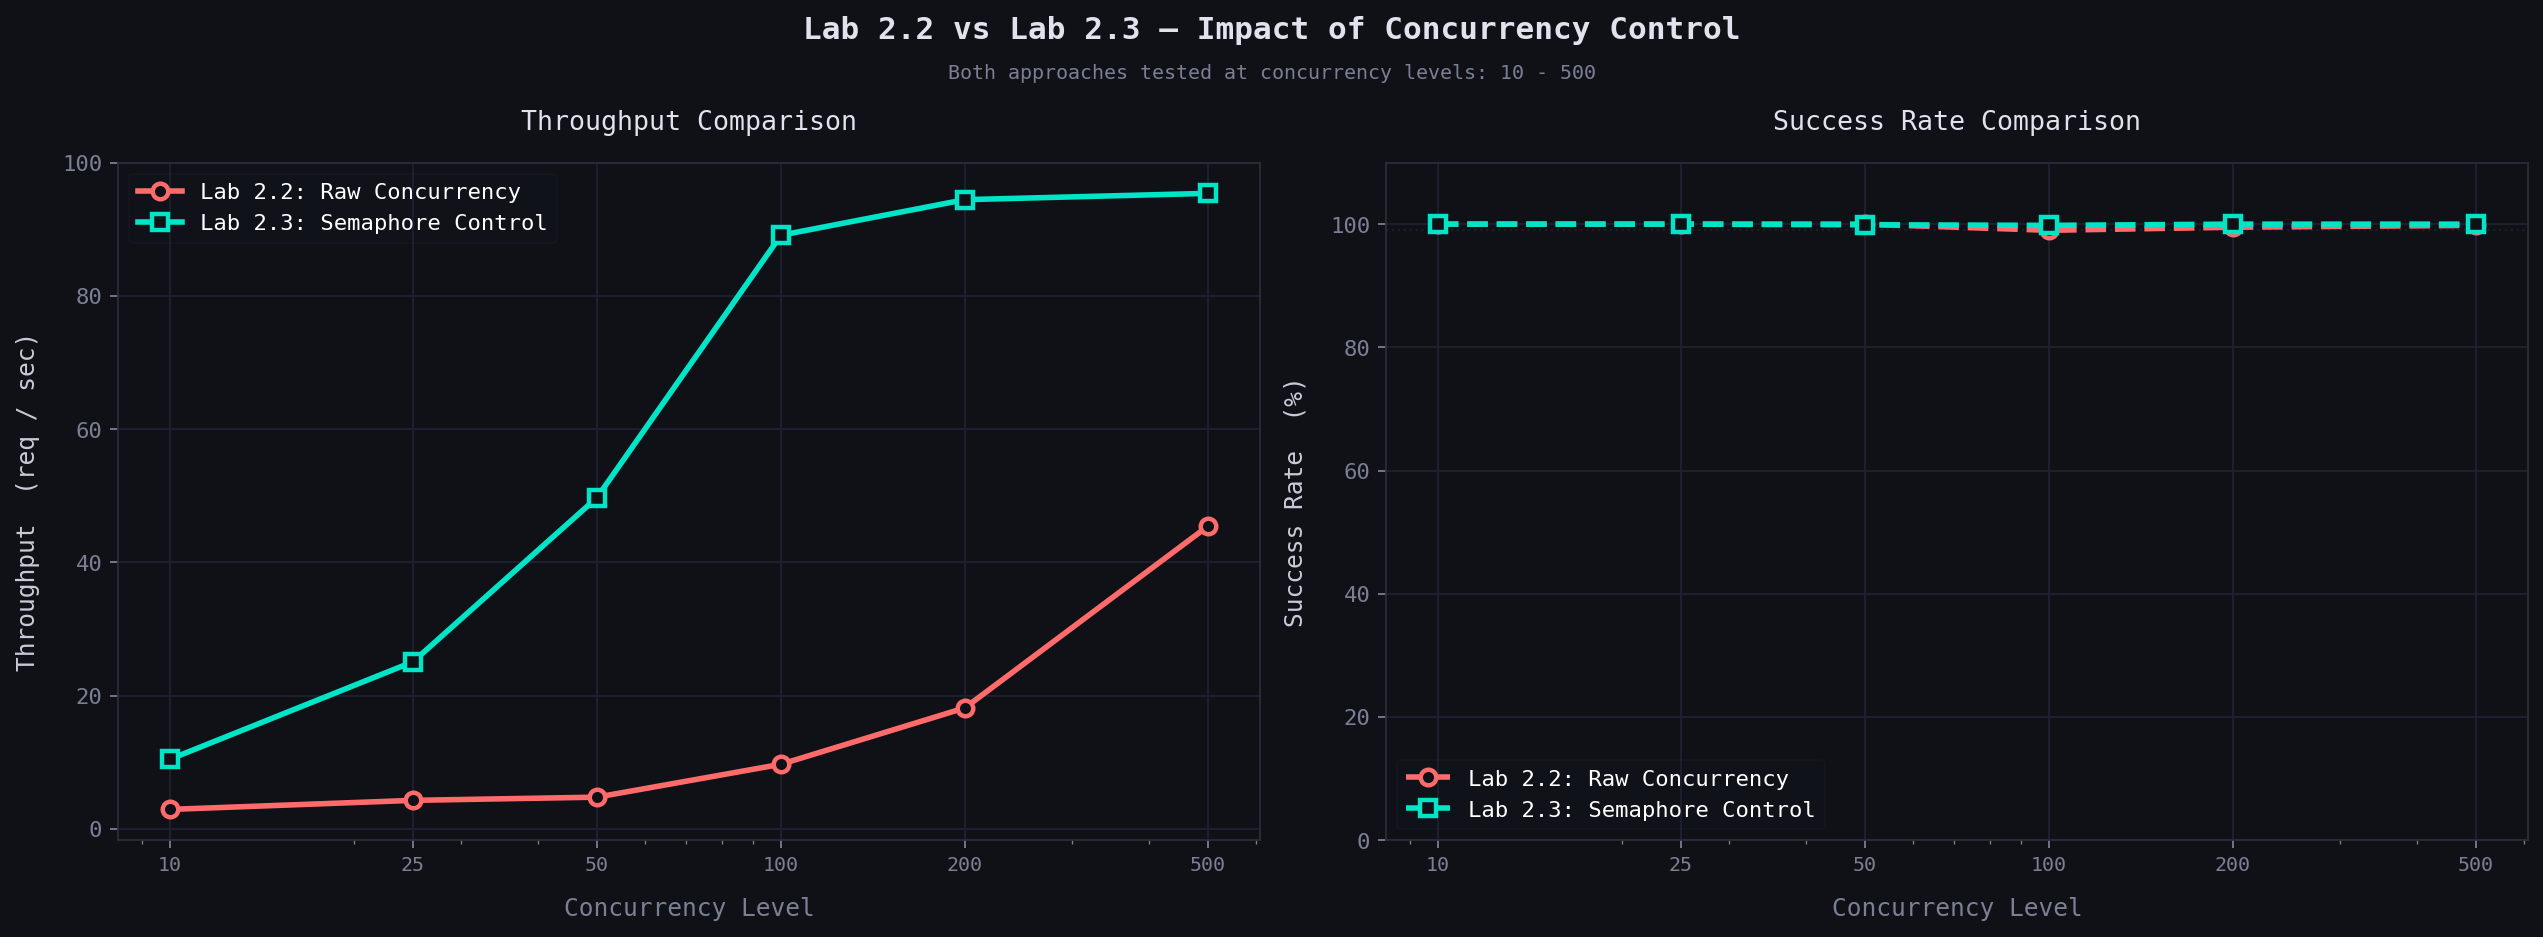

Python code for this plot:
"""
Lab 2.3 Comparison Script
Compares raw concurrency (Lab 2.2) vs semaphore-controlled concurrency (Lab 2.3)
to show the benefits of controlled concurrency at scale.
"""

import json
import matplotlib.pyplot as plt
import matplotlib.ticker as ticker


def load_benchmarks():
    """Load both lab 2.2 and lab 2.3 benchmark results"""
    
    # Load Lab 2.2 (raw concurrency)
    with open("./benchmarks/lab_2.2_concurrency_trap_benchmarks.json", "r") as f:
        lab_2_2 = json.load(f)
    
    # Load Lab 2.3 (semaphore-controlled)
    with open("./benchmarks/lab_2.3_controlled_concurrency_benchmarks.json", "r") as f:
        lab_2_3 = json.load(f)
    
    return lab_2_2, lab_2_3


def plot_comparison(lab_2_2, lab_2_3):
    """
    Compare Lab 2.2 (raw concurrency) vs Lab 2.3 (semaphore control)
    
    Lab 2.2 format:
    {
        "concurrency": 100,
        "throughput_rps": 24.3,
        "response_time_seconds": 4.11,
        "success_count": 99,
        "success_percentage": 99.0
    }
    
    Lab 2.3 format:
    {
        "Sem Limit": 100,
        "Time": 10.8,
        "Throuput": 92.61,
        "Success_rate": "999/1000 (99.9%)"
    }
    """
    
    # ── Extract Lab 2.2 data ──────────────────────────────────────────────────
    conc_2_2 = [d["concurrency"] for d in lab_2_2]
    throughput_2_2 = [d["throughput_rps"] for d in lab_2_2]
    success_2_2 = [d["success_percentage"] for d in lab_2_2]
    
    # ── Extract Lab 2.3 data ──────────────────────────────────────────────────
    conc_2_3 = [d["Sem Limit"] for d in lab_2_3]
    throughput_2_3 = [d["Throuput"] for d in lab_2_3]
    
    # Parse success rate from "999/1000 (99.9%)" format
    success_2_3 = []
    for d in lab_2_3:
        rate_str = d["Success_rate"]
        percent_part = rate_str.split("(")[1].split("%")[0]
        success_2_3.append(float(percent_part))
    
    # ── Determine common concurrency levels for fair comparison ───────────────
    # We'll only plot points where both labs tested the same concurrency
    common_levels = sorted(set(conc_2_2) & set(conc_2_3))
    
    # Filter data to common levels
    def filter_by_concurrency(conc_list, data_list, target_levels):
        return [data_list[conc_list.index(c)] for c in target_levels if c in conc_list]
    
    throughput_2_2_filtered = filter_by_concurrency(conc_2_2, throughput_2_2, common_levels)
    success_2_2_filtered = filter_by_concurrency(conc_2_2, success_2_2, common_levels)
    throughput_2_3_filtered = filter_by_concurrency(conc_2_3, throughput_2_3, common_levels)
    success_2_3_filtered = filter_by_concurrency(conc_2_3, success_2_3, common_levels)
    
    # ── Style ─────────────────────────────────────────────────────────────────
    plt.rcParams.update({
        "figure.facecolor": "#0f1117",
        "axes.facecolor":   "#0f1117",
        "axes.edgecolor":   "#2a2d3a",
        "axes.labelcolor":  "#c8ccd8",
        "axes.grid":        True,
        "grid.color":       "#1e2130",
        "grid.linewidth":   0.8,
        "xtick.color":      "#7a7f94",
        "ytick.color":      "#7a7f94",
        "text.color":       "#c8ccd8",
        "font.family":      "monospace",
    })
    
    RAW_COLOR = "#ff6b6b"      # Red for raw/uncontrolled
    SEM_COLOR = "#00e5c7"      # Teal for semaphore-controlled
    SUCCESS_COLOR = "#a78bfa"  # Purple for success rate
    
    # ── Figure ────────────────────────────────────────────────────────────────
    fig, (ax1, ax2) = plt.subplots(1, 2, figsize=(16, 6))
    fig.patch.set_facecolor("#0f1117")
    
    # ══════════════════════════════════════════════════════════════════════════
    # LEFT PLOT: Throughput Comparison
    # ══════════════════════════════════════════════════════════════════════════
    
    # Lab 2.2 (Raw concurrency)
    ax1.plot(
        common_levels, throughput_2_2_filtered,
        color=RAW_COLOR, linewidth=2.5, zorder=3,
        marker="o", markersize=7,
        markerfacecolor="#0f1117", markeredgecolor=RAW_COLOR, markeredgewidth=2,
        label="Lab 2.2: Raw Concurrency",
    )
    
    # Lab 2.3 (Semaphore-controlled)
    ax1.plot(
        common_levels, throughput_2_3_filtered,
        color=SEM_COLOR, linewidth=2.5, zorder=3,
        marker="s", markersize=7,
        markerfacecolor="#0f1117", markeredgecolor=SEM_COLOR, markeredgewidth=2,
        label="Lab 2.3: Semaphore Control",
    )
    
    ax1.set_xlabel("Concurrency Level", fontsize=11, labelpad=10, color="#7a7f94")
    ax1.set_ylabel("Throughput  (req / sec)", fontsize=11, labelpad=10, color="#c8ccd8")
    ax1.set_xscale("log")
    ax1.xaxis.set_major_formatter(ticker.ScalarFormatter())
    ax1.set_xticks(common_levels)
    ax1.tick_params(axis="x", labelsize=9)
    ax1.legend(loc="upper left", framealpha=0.15, facecolor="#1a1d26", 
               edgecolor="#2a2d3a", fontsize=10, labelcolor="white")
    ax1.set_title("Throughput Comparison", fontsize=12, color="#e0e3ed", pad=15)
    
    # ══════════════════════════════════════════════════════════════════════════
    # RIGHT PLOT: Success Rate Comparison
    # ══════════════════════════════════════════════════════════════════════════
    
    # Lab 2.2 (Raw concurrency)
    ax2.plot(
        common_levels, success_2_2_filtered,
        color=RAW_COLOR, linewidth=2.5, linestyle="--", zorder=3,
        marker="o", markersize=7,
        markerfacecolor="#0f1117", markeredgecolor=RAW_COLOR, markeredgewidth=2,
        label="Lab 2.2: Raw Concurrency",
    )
    
    # Lab 2.3 (Semaphore-controlled)
    ax2.plot(
        common_levels, success_2_3_filtered,
        color=SEM_COLOR, linewidth=2.5, linestyle="--", zorder=3,
        marker="s", markersize=7,
        markerfacecolor="#0f1117", markeredgecolor=SEM_COLOR, markeredgewidth=2,
        label="Lab 2.3: Semaphore Control",
    )
    
    ax2.set_xlabel("Concurrency Level", fontsize=11, labelpad=10, color="#7a7f94")
    ax2.set_ylabel("Success Rate  (%)", fontsize=11, labelpad=10, color="#c8ccd8")
    ax2.set_xscale("log")
    ax2.xaxis.set_major_formatter(ticker.ScalarFormatter())
    ax2.set_xticks(common_levels)
    ax2.tick_params(axis="x", labelsize=9)
    ax2.set_ylim(0, 110)
    ax2.axhline(y=99, color="#2a2d3a", linewidth=1, linestyle=":", zorder=0, alpha=0.5)
    ax2.legend(loc="lower left", framealpha=0.15, facecolor="#1a1d26",
               edgecolor="#2a2d3a", fontsize=10, labelcolor="white")
    ax2.set_title("Success Rate Comparison", fontsize=12, color="#e0e3ed", pad=15)
    
    # Annotate the cliff in Lab 2.2 (if it exists in common levels)
    cliff_points = [(c, s) for c, s in zip(common_levels, success_2_2_filtered) if s < 99]
    if cliff_points:
        cliff_c, cliff_s = cliff_points[0]  # First drop below 99%
        ax2.annotate(
            f"Raw cliff: {cliff_s:.1f}%",
            xy=(cliff_c, cliff_s),
            xytext=(cliff_c * 0.3, cliff_s - 15),
            textcoords="data",
            fontsize=9, color=RAW_COLOR,
            arrowprops=dict(arrowstyle="->", color=RAW_COLOR, lw=1.5),
            bbox=dict(boxstyle="round,pad=0.4", facecolor="#1a1d26", 
                     edgecolor=RAW_COLOR, alpha=0.9),
        )
    
    # ── Overall title & insight ───────────────────────────────────────────────
    # Calculate key insight
    max_stable_2_2 = max([c for c, s in zip(common_levels, success_2_2_filtered) if s >= 99], default=0)
    max_stable_2_3 = max([c for c, s in zip(common_levels, success_2_3_filtered) if s >= 99], default=0)
    
    if max_stable_2_3 > max_stable_2_2:
        improvement = f"Semaphore control maintains stability up to {max_stable_2_3} concurrent requests  ·  Raw concurrency fails at {max_stable_2_2}"
    else:
        improvement = f"Both approaches tested at concurrency levels: {min(common_levels)} - {max(common_levels)}"
    
    fig.text(
        0.5, 0.97,
        "Lab 2.2 vs Lab 2.3 — Impact of Concurrency Control",
        ha="center", va="top", fontsize=14, fontweight="bold", color="#e0e3ed",
    )
    fig.text(
        0.5, 0.92,
        improvement,
        ha="center", va="top", fontsize=9, color="#7a7f94",
    )
    
    plt.tight_layout(rect=[0, 0, 1, 0.90])
    plt.savefig("./benchmarks/Lab_2.3_comparison.png", dpi=160, bbox_inches="tight")
    print("✅ Saved ./benchmarks/Lab_2.3_comparison.png")
    plt.show()


def main():
    print("Loading benchmark data...")
    lab_2_2, lab_2_3 = load_benchmarks()
    
    print(f"Lab 2.2: {len(lab_2_2)} concurrency levels tested")
    print(f"Lab 2.3: {len(lab_2_3)} semaphore limits tested")
    
    print("\nGenerating comparison plot...")
    plot_comparison(lab_2_2, lab_2_3)


if __name__ == "__main__":
    main()
